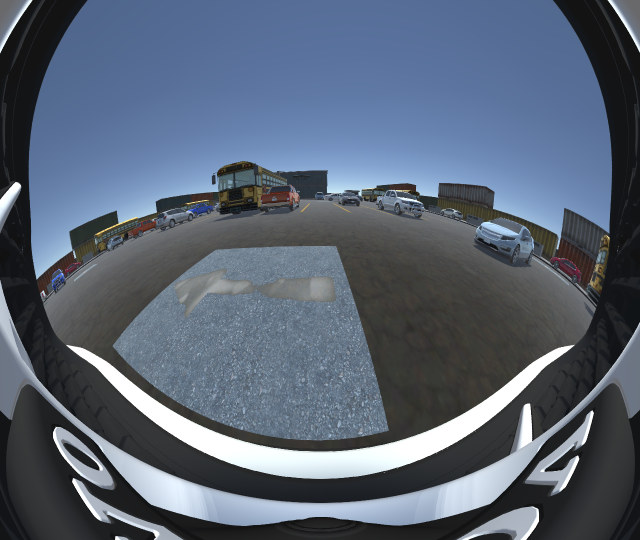
#> input picture data/fisheye/front_851.png, 1280 x 1080 px (shown at 1/2 size)
$ jupyter execute FE.ipynb   (older library calls are emulated)
#> lines starting #> are read from the running program, lines starting #| are printed output that depends on the picture
[cell 1]
import cv2
import numpy as np
import matplotlib.pyplot as plt
import PIL

[cell 2]
# Camera matrix (intrinsic parameters)
K_data = [ 459.9565405462982, -2.8848508379788056, 634.6329612029243, 0.0, 625.1032520893773, 544.7433055928482, 0., 0., 1. ]
K = np.array(K_data).reshape(3, 3)

# Distortion coefficients
D_data = [-0.2900269437421997, 0.11089496468175668, -0.0003222479159157141, 0.0029110573007121382]
D = np.array(D_data).reshape(1, 4)

dim = (1280,1080)

def undistort_fisheye(img, K, D, dim):

    if img is None:
        raise FileNotFoundError("Image not found at the specified path")

    # Get new optimal camera matrix
    map1, map2 = cv2.fisheye.initUndistortRectifyMap(K, D, np.eye(3), K, dim, cv2.CV_16SC2)

    # Remap the image
    undistorted_img = cv2.remap(img, map1, map2, interpolation=cv2.INTER_LINEAR, borderMode=cv2.BORDER_CONSTANT)

    return undistorted_img

def perspective_crop(image, src_points):
    # Define the source and destination points
    src = np.array(src_points, dtype="float32")

    # Destination points are the corners of a rectangle with the same width and height as the source points
    height_A = np.sqrt(((src[0][0] - src[1][0]) ** 2) + ((src[0][1] - src[1][1]) ** 2))
    height_B = np.sqrt(((src[2][0] - src[3][0]) ** 2) + ((src[2][1] - src[3][1]) ** 2))
    height = max(int(height_A), int(height_B))

    width_A = np.sqrt(((src[0][0] - src[3][0]) ** 2) + ((src[0][1] - src[3][1]) ** 2))
    width_B = np.sqrt(((src[1][0] - src[2][0]) ** 2) + ((src[1][1] - src[2][1]) ** 2))
    width = max(int(width_A), int(width_B))

    dst = np.array([
        [0, 0],
        [0, height - 1],
        [width - 1, height - 1],
        [width - 1, 0]],
        dtype="float32")

    # Compute the perspective transform matrix and then apply it
    M = cv2.getPerspectiveTransform(src, dst)
    warped = cv2.warpPerspective(image, M, (width, height))

    # Return the warped image
    return warped

# [34 lines left out: function point_selector, not called in this run]


def perspective_mapping(image, src_points, dst_size):
    # Define the source points from the image
    src = np.array(src_points, dtype="float32")

    # The destination size will be used to create the destination points
    width, height = dst_size

    # Destination points - these will form a rectangle where the new image will be mapped
    dst = np.array([
        [0, 0],
        [width * .4, height - 1],
        [width * .6 - 1, height - 1],
        [width - 1, 0]],
        dtype="float32")

    # Compute the perspective transform matrix and then apply it
    M = cv2.getPerspectiveTransform(src, dst)
    warped = cv2.warpPerspective(image, M, (width, height))

    # Return the warped image
    return warped

def enlarge_image(image, scale_factor):

    # Get the current dimensions of the image
    height, width = image.shape[:2]

    # Calculate the new dimensions
    new_width = int(width * scale_factor)
    new_height = int(height)

    # Resize the image
    enlarged_image = cv2.resize(image, (new_width, new_height), interpolation=cv2.INTER_LINEAR)

    # Return the enlarged image
    return enlarged_image

[cell 3]
front = cv2.imread('../data/fisheye/front_851.png')
#> front is the input picture: shape (1080, 1280, 3); mean B, G, R 116.8, 100.4, 89
front_pts1 = np.array([[150, 440], [1, 1080], [1280, 1080], [1280-150, 440]], dtype=np.float32)
front_pts2 = np.array([[100,30],[1,665],[1280,665],[1280-100,30]], dtype=np.float32)
frontU = undistort_fisheye(front, K, D, dim)
#> in undistort_fisheye, `undistorted_img = cv2.remap(img, map1, map2, interpolation=cv2.INTER_L..`:
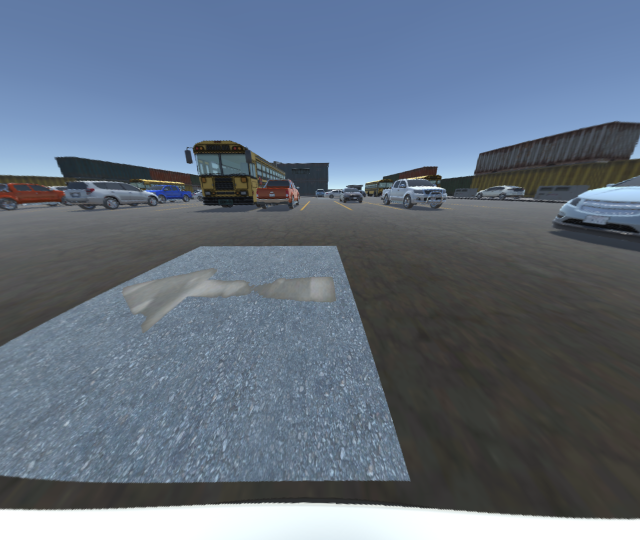
#> undistorted_img: shape (1080, 1280, 3) (shown at 1/2 size); mean B, G, R 128.1, 112.6, 100.6
frontPC = perspective_crop(frontU, front_pts1)
frontPM = perspective_mapping(frontPC, front_pts2, (1280,1080))
front_final = enlarge_image(frontPM, 2.5)
plt.imshow(front_final), plt.show()

[cell 4]
left = cv2.imread('../data/fisheye/left_851.png')
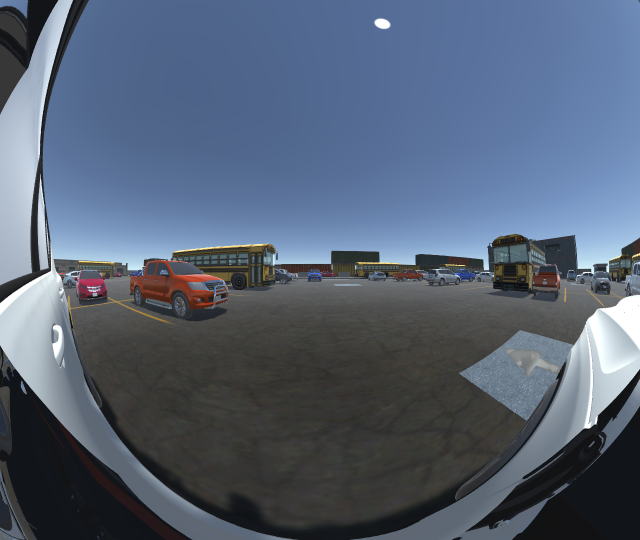
#> input picture data/fisheye/left_851.png, 1280 x 1080 px (shown at 1/2 size)
#> left is the input picture: shape (1080, 1280, 3); mean B, G, R 116.6, 97.9, 85.8
left_pts1 = np.array([[200, 600], [1, 1080], [1280, 1080], [1280-200, 600]], dtype=np.float32)
left_pts2 = np.array([[25, 5], [5, 530], [1275, 530], [1280-25, 5]], dtype=np.float32)
leftU = undistort_fisheye(left, K, D, dim)
leftPC = perspective_crop(leftU, left_pts1)
leftPM = perspective_mapping(leftPC, left_pts2, (1280,1080))
left_final = enlarge_image(leftPM, 2.5)
plt.imshow(left_final), plt.show()

[cell 5]
right = cv2.imread('../data/fisheye/right_851.png')
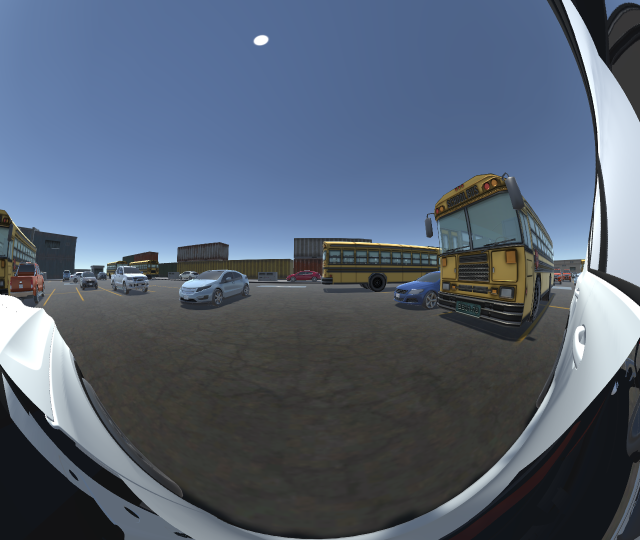
#> input picture data/fisheye/right_851.png, 1280 x 1080 px (shown at 1/2 size)
#> right is the input picture: shape (1080, 1280, 3); mean B, G, R 114.1, 97.4, 85.9
rightU = undistort_fisheye(right, K, D, dim)
#> call 3 of undistort_fisheye, with K = array of shape (3, 3), D = array of shape (1, 4), dim = (1280, 1080)
#> in undistort_fisheye (call 3), `undistorted_img = cv2.remap(img, map1, map2, interpolation=cv2.INTER_L..`:
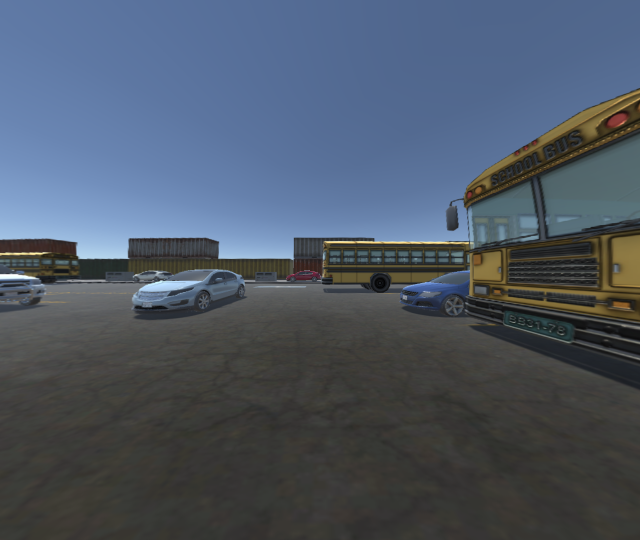
#> undistorted_img: shape (1080, 1280, 3) (shown at 1/2 size); mean B, G, R 101.6, 87.5, 77.3
right_pts1 = np.array([[200, 600], [1, 1080], [1280, 1080], [1280-200, 600]], dtype=np.float32)
right_pts2 = np.array([[25, 5], [5, 530], [1275, 530], [1280-25, 5]], dtype=np.float32)
rightPC = perspective_crop(rightU, right_pts1)
rightPM = perspective_mapping(rightPC, right_pts2, (1280,1080))
right_final = enlarge_image(rightPM, 2.5)
#> call 3 of enlarge_image, with scale_factor = 2.5
#> in enlarge_image (call 3), `enlarged_image = cv2.resize(image, (new_width, new_height), interpolat..`:
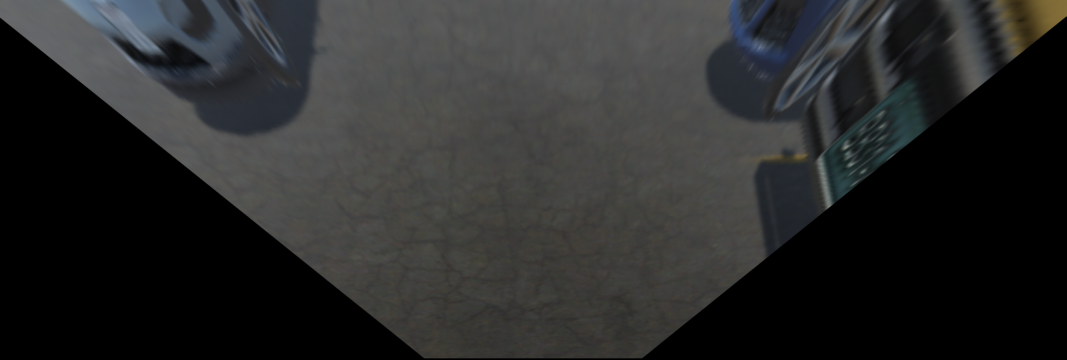
#> enlarged_image: shape (1080, 3200, 3) (shown at 1/3 size); mean B, G, R 42.2, 42.3, 41.5
plt.imshow(right_final), plt.show()

[cell 6]
rear = cv2.imread('../data/fisheye/rear_851.png')
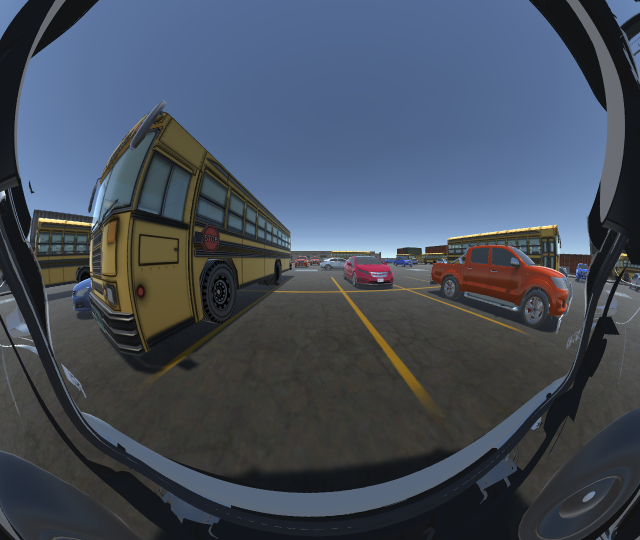
#> input picture data/fisheye/rear_851.png, 1280 x 1080 px (shown at 1/2 size)
#> rear is the input picture: shape (1080, 1280, 3); mean B, G, R 90.9, 77.9, 69.5
rearU = undistort_fisheye( rear, K, D, dim)
#> call 4 of undistort_fisheye, with K = array of shape (3, 3), D = array of shape (1, 4), dim = (1280, 1080)
#> in undistort_fisheye (call 4), `undistorted_img = cv2.remap(img, map1, map2, interpolation=cv2.INTER_L..`:
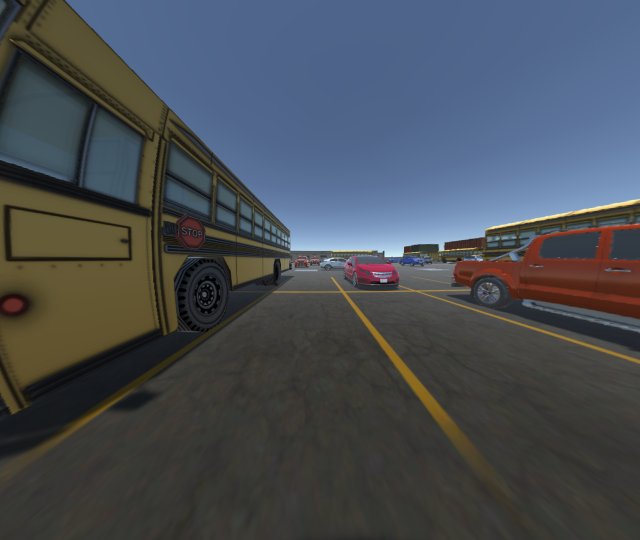
#> undistorted_img: shape (1080, 1280, 3) (shown at 1/2 size); mean B, G, R 84, 77.5, 72.4
rear_pts1 = np.array([[150, 600], [1, 1080], [1280, 1080], [1280-150, 600]], dtype=np.float32)
rear_pts2 = np.array([[100,30],[1,665],[1280,665],[1280-100,30]], dtype=np.float32)
rearPC = perspective_crop(rearU, rear_pts1)
#> in perspective_crop (call 4), `warped = cv2.warpPerspective(image, M, (width, height))`:
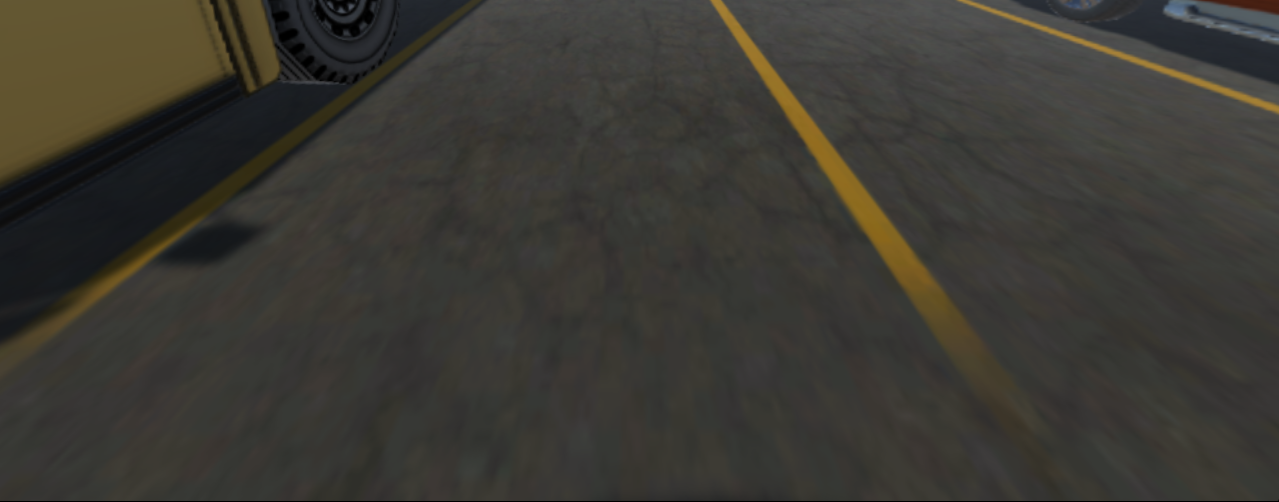
#> warped: shape (502, 1279, 3); mean B, G, R 51.2, 57.4, 59.4
rearPM = perspective_mapping(rearPC, rear_pts2, (1280,1080))
#> call 4 of perspective_mapping, with src_points = array of shape (4, 2), dst_size = (1280, 1080)
#> in perspective_mapping (call 4), `warped = cv2.warpPerspective(image, M, (width, height))`:
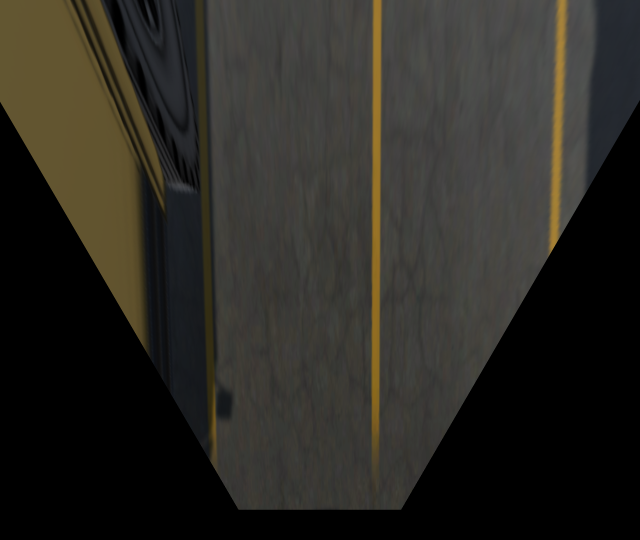
#> warped: shape (1080, 1280, 3) (shown at 1/2 size); mean B, G, R 35.5, 41.1, 43
rear_final = enlarge_image(rearPM, 2.5)
#> call 4 of enlarge_image, with scale_factor = 2.5
#> in enlarge_image (call 4), `enlarged_image = cv2.resize(image, (new_width, new_height), interpolat..`:
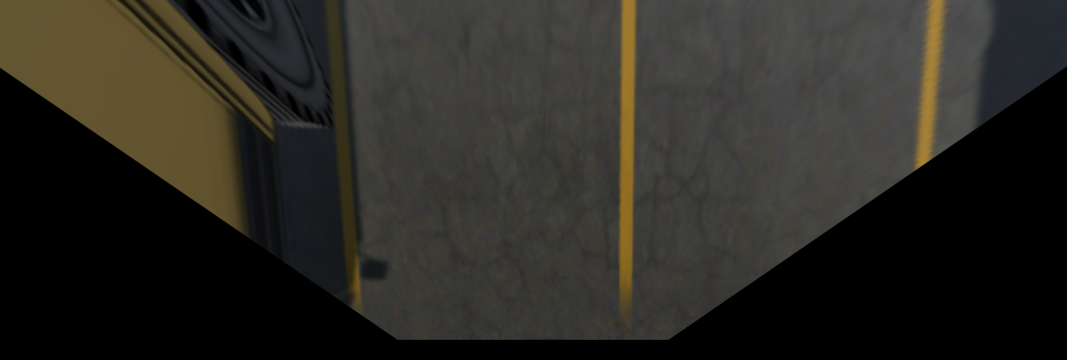
#> enlarged_image: shape (1080, 3200, 3) (shown at 1/3 size); mean B, G, R 35.5, 41.1, 43
plt.imshow(rear_final), plt.show()
